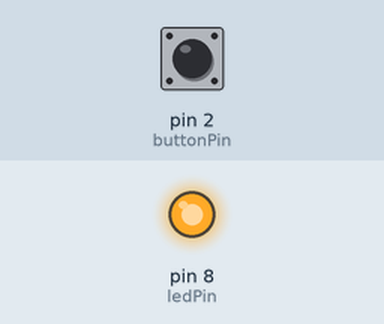
A sketch run on a simulated Arduino Uno, built with avr-gcc and run on an emulated ATmega328P. Parts: output pins drawn as LEDs (lit = HIGH). Dashed ring = blinking. Inputs (shaded band) come from the test bench; at power-on: pin 2 (buttonPin) HIGH.

Above: at 1.2 s.
1.3 s: pin 2 (buttonPin) pulled LOW for 1 s
At 1.42 s:
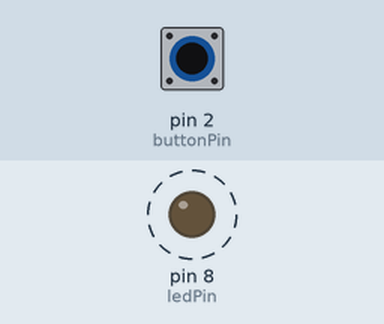
3.8 s: pin 2 (buttonPin) pulled LOW for 3.2 s
At 7.5 s:
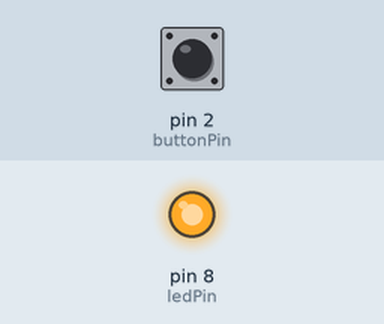
Timing chart, 0 to 9.0 s (numbered marks = the images above; inputs shaded):
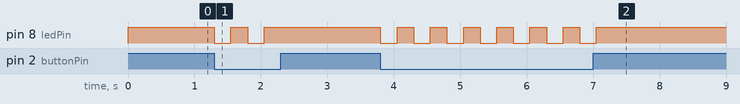

Measured:
- after the input at 1.3 s, pin 8 (ledPin): alternates HIGH for 0.25 s and LOW for 0.25 s, 4 changes in all, then stays HIGH, starting at once
- after the input at 3.8 s, pin 8 (ledPin): alternates HIGH for 0.25 s and LOW for 0.25 s, 14 changes in all, then stays HIGH, starting at once

The sketch:

HoldToBlink.ino
```cpp
/*
  Press the button to make LED blink. Release the button to turn the LED off.
*/

const int buttonPin = 2;
const int ledPin = 8;
const int sleep = 250;

int ledState = HIGH;
int buttonState;

void setup()
{

  pinMode(ledPin, OUTPUT);
  pinMode(buttonPin, INPUT_PULLUP);

}

void loop()
{

  buttonState = digitalRead(buttonPin);
  switch (buttonState)
  {
    // Button is pressed
    case LOW:
      ledState = !ledState;
      digitalWrite(ledPin, ledState);
      delay(sleep);
      break;
    // Button is not pressed
    case HIGH:
      digitalWrite(ledPin, HIGH);
  }

}
```
